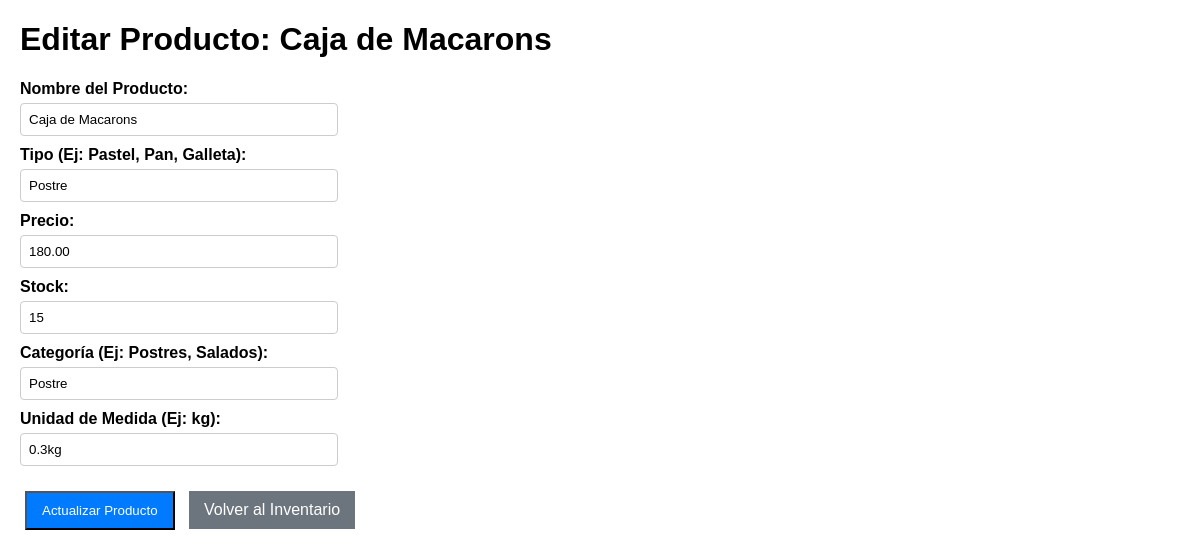
/editar/3/, run on the app's committed database.
### app_productos/models.py (models this page shows, shortened)
class Producto(models.Model):
    nombre = models.CharField(max_length=100)
    tipo = models.CharField(max_length=50)
    precio = models.DecimalField(max_digits=10, decimal_places=2)
    stock = models.IntegerField()
    categoria = models.CharField(max_length=50) # Ejemplo: "Pasteles", "Galletas", "Panadería"
    unidad_medida = models.CharField(max_length=10, default='kg') # Por defecto 'kg'
    class Meta:
        verbose_name = "Producto"
        verbose_name_plural = "Productos"

### app_productos/views.py (the view, shortened to what this page needs)
# urls.py: path('editar/<int:id>/', views.editar_producto, name='editar_producto'),
def editar_producto(request, id):
    producto = get_object_or_404(Producto, id=id)
    return render(request, 'productos/editar_producto.html', {'producto': producto})

### app_productos/templates/productos/editar_producto.html (shortened to what this page needs)
<!DOCTYPE html>
<html lang="es">
<head>
</head>
<body>
    <h1>Editar Producto: {{ producto.nombre }}</h1>
    <form method="post">
        <label>Nombre del Producto:</label>
        <input type="text" name="nombre" value="{{ producto.nombre }}" required>
        <label>Tipo (Ej: Pastel, Pan, Galleta):</label>
        <input type="text" name="tipo" value="{{ producto.tipo }}" required>
        <label>Precio:</label>
        <input type="number" name="precio" step="0.01" value="{{ producto.precio }}" required>
        <label>Stock:</label>
        <input type="number" name="stock" value="{{ producto.stock }}" required>
        <label>Categoría (Ej: Postres, Salados):</label>
        <input type="text" name="categoria" value="{{ producto.categoria }}" required>
        <label>Unidad de Medida (Ej: kg):</label>
        <input type="text" name="unidad_medida" value="{{ producto.unidad_medida }}" required>
        <div style="margin-top: 20px;">
            <button type="submit" class="btn actualizar">Actualizar Producto</button>
            <a href="{% url 'productos_inicio' %}" class="btn volver">Volver al Inventario</a>
        </div>
    </form>
</body>
</html>

### app_productos/templates/productos/editar_producto.html (style rules this page uses)
body { font-family: Arial, sans-serif; margin: 20px; }
.btn { margin: 5px; padding: 10px 15px; text-decoration: none; color: white; display: inline-block; }
.actualizar { background-color: #007BFF; }
.volver { background-color: #6c757d; }
label { display: block; margin-top: 10px; font-weight: bold; }
input[type="text"], input[type="number"] { width: 300px; padding: 8px; margin-top: 5px; border: 1px solid #ccc; border-radius: 4px; }

### data on the page
Producto: nombre "Caja de Macarons", tipo "Postre", precio "180.00", stock "15", categoria "Postre", unidad_medida "0.3kg"
